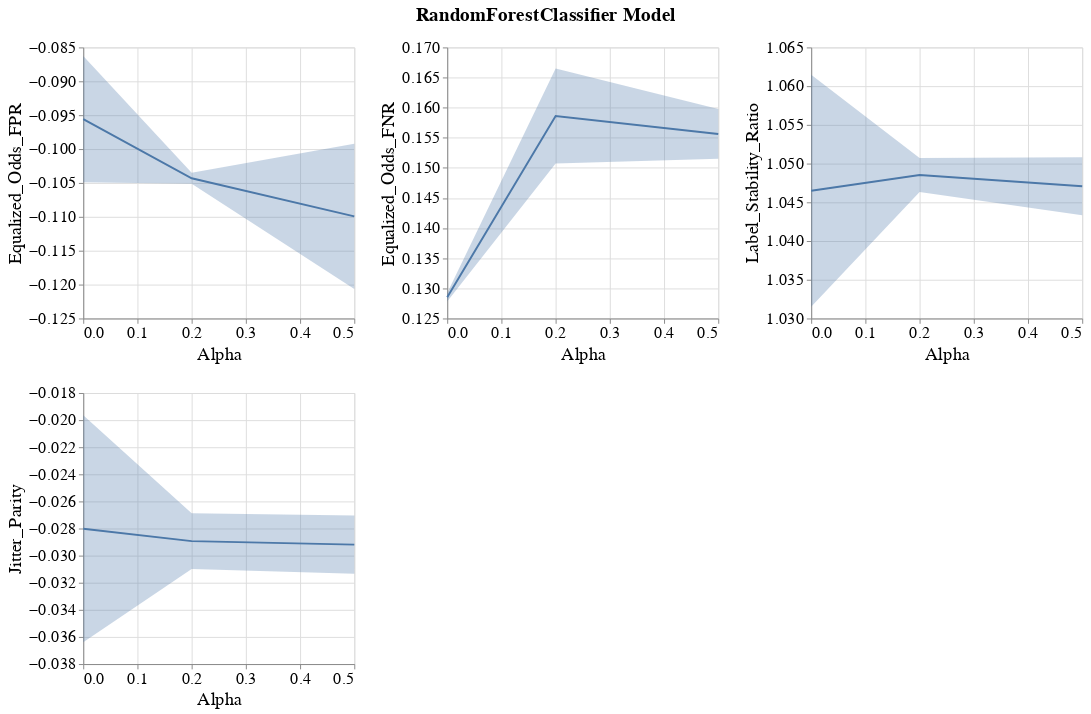

The cell this chart's notebook holds for it:
### Markdown cell above
### Line band plots for group metrics

### Code cell
visualizer.create_group_metrics_line_band_plot(group='SEX',
                                               model_name=MODEL_NAMES[0],
                                               group_metrics=['Equalized_Odds_FPR', 'Equalized_Odds_FNR', 'Label_Stability_Ratio', 'Jitter_Parity'])

### Figure 1 — Vega-Lite specification as saved in the notebook (floating-point values rounded to 4 significant figures)
{"config": {"view": {"continuousWidth": 400, "continuousHeight": 300}, "axis": {"labelFontSize": 17, "labelFontWeight": "normal", "titleFontSize": 19, "titleFontWeight": "normal"}, "legend": {"labelFontSize": 17, "symbolStrokeWidth": 10, "titleFontSize": 19}, "title": {"fontSize": 17}}, "vconcat": [{"hconcat": [{"layer": [{"mark": {"type": "errorband", "extent": "ci"}, "encoding": {"x": {"field": "Intervention_Param", "title": "Alpha", "type": "quantitative"}, "y": {"field": "Metric_Value", "scale": {"zero": false}, "title": "Equalized_Odds_FPR", "type": "quantitative"}}}, {"mark": "line", "encoding": {"x": {"field": "Intervention_Param", "title": "Alpha", "type": "quantitative"}, "y": {"aggregate": "mean", "field": "Metric_Value", "scale": {"zero": false}, "title": "Equalized_Odds_FPR", "type": "quantitative"}}}], "height": 280, "width": 280}, {"layer": [{"mark": {"type": "errorband", "extent": "ci"}, "encoding": {"x": {"field": "Intervention_Param", "title": "Alpha", "type": "quantitative"}, "y": {"field": "Metric_Value", "scale": {"zero": false}, "title": "Equalized_Odds_FNR", "type": "quantitative"}}}, {"mark": "line", "encoding": {"x": {"field": "Intervention_Param", "title": "Alpha", "type": "quantitative"}, "y": {"aggregate": "mean", "field": "Metric_Value", "scale": {"zero": false}, "title": "Equalized_Odds_FNR", "type": "quantitative"}}}], "data": {"name": "data-b831e8c93c477588cae6d49db113356c"}, "height": 280, "width": 280}, {"layer": [{"mark": {"type": "errorband", "extent": "ci"}, "encoding": {"x": {"field": "Intervention_Param", "title": "Alpha", "type": "quantitative"}, "y": {"field": "Metric_Value", "scale": {"zero": false}, "title": "Label_Stability_Ratio", "type": "quantitative"}}}, {"mark": "line", "encoding": {"x": {"field": "Intervention_Param", "title": "Alpha", "type": "quantitative"}, "y": {"aggregate": "mean", "field": "Metric_Value", "scale": {"zero": false}, "title": "Label_Stability_Ratio", "type": "quantitative"}}}], "data": {"name": "data-e30cb16150fa210e71184f283fa6dd40"}, "height": 280, "width": 280}]}, {"hconcat": [{"layer": [{"mark": {"type": "errorband", "extent": "ci"}, "encoding": {"x": {"field": "Intervention_Param", "title": "Alpha", "type": "quantitative"}, "y": {"field": "Metric_Value", "scale": {"zero": false}, "title": "Jitter_Parity", "type": "quantitative"}}}, {"mark": "line", "encoding": {"x": {"field": "Intervention_Param", "title": "Alpha", "type": "quantitative"}, "y": {"aggregate": "mean", "field": "Metric_Value", "scale": {"zero": false}, "title": "Jitter_Parity", "type": "quantitative"}}}], "height": 280, "width": 280}], "data": {"name": "data-b883e5b77afd59f5ccebf49db4c00f9f"}}], "data": {"name": "data-71961b6e65a6065a639de2c395d6f86d"}, "title": {"text": "RandomForestClassifier Model", "anchor": "middle", "dy": -10, "fontSize": 20}, "$schema": "https://vega.github.io/schema/vega-lite/v4.17.0.json", "datasets": {"data-71961b6e65a6065a639de2c395d6f86d": [{"Metric": "Equalized_Odds_FPR", "Model_Name": "RandomForestClassifier", "Experiment_Iteration": "Exp_iter_1", "Intervention_Param": 0.0, "Group": "SEX", "Metric_Value": -0.1049}, {"Metric": "Equalized_Odds_FPR", "Model_Name": "RandomForestClassifier", "Experiment_Iteration": "Exp_iter_1", "Intervention_Param": 0.2, "Group": "SEX", "Metric_Value": -0.1051}, {"Metric": "Equalized_Odds_FPR", "Model_Name": "RandomForestClassifier", "Experiment_Iteration": "Exp_iter_1", "Intervention_Param": 0.5, "Group": "SEX", "Metric_Value": -0.1207}, {"Metric": "Equalized_Odds_FPR", "Model_Name": "RandomForestClassifier", "Experiment_Iteration": "Exp_iter_2", "Intervention_Param": 0.0, "Group": "SEX", "Metric_Value": -0.08627}, {"Metric": "Equalized_Odds_FPR", "Model_Name": "RandomForestClassifier", "Experiment_Iteration": "Exp_iter_2", "Intervention_Param": 0.2, "Group": "SEX", "Metric_Value": -0.1035}, {"Metric": "Equalized_Odds_FPR", "Model_Name": "RandomForestClassifier", "Experiment_Iteration": "Exp_iter_2", "Intervention_Param": 0.5, "Group": "SEX", "Metric_Value": -0.09922}], "data-b831e8c93c477588cae6d49db113356c": [{"Metric": "Equalized_Odds_FNR", "Model_Name": "RandomForestClassifier", "Experiment_Iteration": "Exp_iter_1", "Intervention_Param": 0.0, "Group": "SEX", "Metric_Value": 0.1278}, {"Metric": "Equalized_Odds_FNR", "Model_Name": "RandomForestClassifier", "Experiment_Iteration": "Exp_iter_1", "Intervention_Param": 0.2, "Group": "SEX", "Metric_Value": 0.1507}, {"Metric": "Equalized_Odds_FNR", "Model_Name": "RandomForestClassifier", "Experiment_Iteration": "Exp_iter_1", "Intervention_Param": 0.5, "Group": "SEX", "Metric_Value": 0.1515}, {"Metric": "Equalized_Odds_FNR", "Model_Name": "RandomForestClassifier", "Experiment_Iteration": "Exp_iter_2", "Intervention_Param": 0.0, "Group": "SEX", "Metric_Value": 0.1292}, {"Metric": "Equalized_Odds_FNR", "Model_Name": "RandomForestClassifier", "Experiment_Iteration": "Exp_iter_2", "Intervention_Param": 0.2, "Group": "SEX", "Metric_Value": 0.1665}, {"Metric": "Equalized_Odds_FNR", "Model_Name": "RandomForestClassifier", "Experiment_Iteration": "Exp_iter_2", "Intervention_Param": 0.5, "Group": "SEX", "Metric_Value": 0.1598}], "data-e30cb16150fa210e71184f283fa6dd40": [{"Metric": "Label_Stability_Ratio", "Model_Name": "RandomForestClassifier", "Experiment_Iteration": "Exp_iter_1", "Intervention_Param": 0.0, "Group": "SEX", "Metric_Value": 1.061}, {"Metric": "Label_Stability_Ratio", "Model_Name": "RandomForestClassifier", "Experiment_Iteration": "Exp_iter_1", "Intervention_Param": 0.2, "Group": "SEX", "Metric_Value": 1.051}, {"Metric": "Label_Stability_Ratio", "Model_Name": "RandomForestClassifier", "Experiment_Iteration": "Exp_iter_1", "Intervention_Param": 0.5, "Group": "SEX", "Metric_Value": 1.051}, {"Metric": "Label_Stability_Ratio", "Model_Name": "RandomForestClassifier", "Experiment_Iteration": "Exp_iter_2", "Intervention_Param": 0.0, "Group": "SEX", "Metric_Value": 1.032}, {"Metric": "Label_Stability_Ratio", "Model_Name": "RandomForestClassifier", "Experiment_Iteration": "Exp_iter_2", "Intervention_Param": 0.2, "Group": "SEX", "Metric_Value": 1.046}, {"Metric": "Label_Stability_Ratio", "Model_Name": "RandomForestClassifier", "Experiment_Iteration": "Exp_iter_2", "Intervention_Param": 0.5, "Group": "SEX", "Metric_Value": 1.043}], "data-b883e5b77afd59f5ccebf49db4c00f9f": [{"Metric": "Jitter_Parity", "Model_Name": "RandomForestClassifier", "Experiment_Iteration": "Exp_iter_1", "Intervention_Param": 0.0, "Group": "SEX", "Metric_Value": -0.03639}, {"Metric": "Jitter_Parity", "Model_Name": "RandomForestClassifier", "Experiment_Iteration": "Exp_iter_1", "Intervention_Param": 0.2, "Group": "SEX", "Metric_Value": -0.03099}, {"Metric": "Jitter_Parity", "Model_Name": "RandomForestClassifier", "Experiment_Iteration": "Exp_iter_1", "Intervention_Param": 0.5, "Group": "SEX", "Metric_Value": -0.03134}, {"Metric": "Jitter_Parity", "Model_Name": "RandomForestClassifier", "Experiment_Iteration": "Exp_iter_2", "Intervention_Param": 0.0, "Group": "SEX", "Metric_Value": -0.01965}, {"Metric": "Jitter_Parity", "Model_Name": "RandomForestClassifier", "Experiment_Iteration": "Exp_iter_2", "Intervention_Param": 0.2, "Group": "SEX", "Metric_Value": -0.02687}, {"Metric": "Jitter_Parity", "Model_Name": "RandomForestClassifier", "Experiment_Iteration": "Exp_iter_2", "Intervention_Param": 0.5, "Group": "SEX", "Metric_Value": -0.02704}]}}
